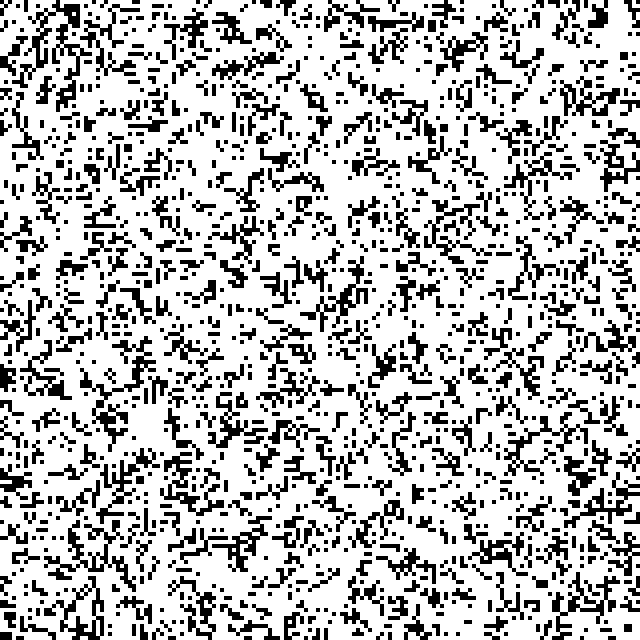
Frame 1 (no input)
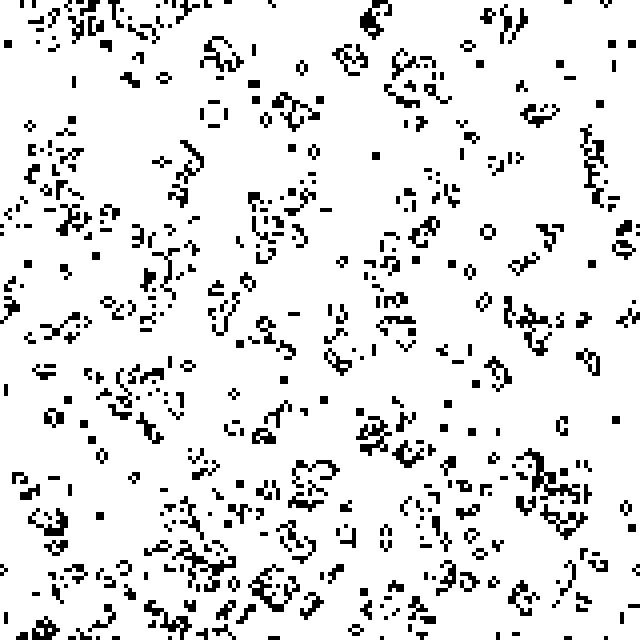
Frame 60 (the mouse pressed at the canvas centre just before this capture)
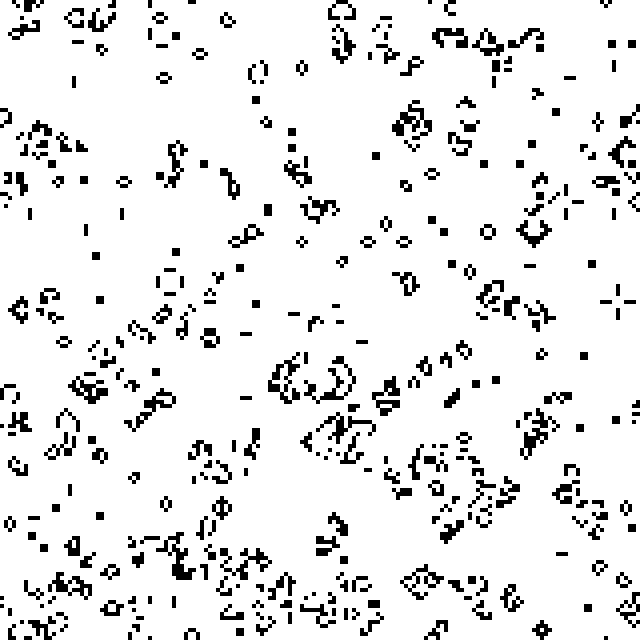
Frame 120 (the mouse held since frame 60 and released just before this capture)

The Processing sketch that drew these frames (run headless with seeded random() and noise(); from frame 60 on, the mouse is pressed at the canvas centre):

// Processing sketch: game_of_life
// ── game_of_life.pde
boolean do_stroke = false;

int cols;
int rows;

int cell_size = 4;

int[][] grid;


void setup() {
	size(640, 640);
	
	rows = (height / cell_size);
	cols = (width / cell_size);
	
	grid = new int[rows][cols];
	
	for(int y = 0; y < rows; y++) {
		grid[ y ] = new int[ cols ];
		
		for(int x = 0; x < cols; x++) {
			grid[ y ][ x ] = round(random(1));
		}
	}
	
	frameRate(10);
}

void draw() {
	background(0);
	
	if(do_stroke) {
		stroke(200);
		strokeWeight(1);
	} else {
		noStroke();
	}
	
	int[][] new_grid = copyGrid(grid);
	
	int draw_cell_size = cell_size;
	
	if(do_stroke) {
		draw_cell_size = (cell_size - 1);
	}
	
	for(int j = 0; j < grid.length; j++) {
		for(int k = 0; k < grid[ j ].length; k++) {
			int state = grid[ j ][ k ];
			
			int countNeighbors = calcCell(grid, k, j);
			
			if((state == 1) && ((countNeighbors < 2) || (countNeighbors > 3))) {
				state = 0;
			} else if((state == 0) && (countNeighbors == 3)) {
				state = 1;
			}
			
			new_grid[ j ][ k ] = state;
			
			if(state > 0) {
				fill(0);
			} else {
				fill(255);
			}
			
			rect((k * cell_size), (j * cell_size), draw_cell_size, draw_cell_size);
		}
	}
	
	grid = copyGrid(new_grid);
	
	if(frameCount == 50) { save("preview.png"); }
}


int[][] copyGrid(int[][] grid) {
	int[][] new_grid = new int[rows][cols];
	
	for(int j = 0; j < grid.length; j++) {
		new_grid[ j ] = new int[cols];
		
		for(int k = 0; k < grid[ j ].length; k++) {
			new_grid[ j ][ k ] = grid[ j ][ k ];
		}
	}
	
	return new_grid;
}

int calcCell(int[][] grid, int x, int y) {
	int sum = 0;
	
	for(int j = -1; j <= 1; j++) {
		int row = ((j + y + rows) % rows);
		
		for(int k = -1; k <= 1; k++) {
			int col = ((k + x + cols) % cols);
			
			sum += grid[ row ][ col ];
		}
	}
	
	sum -= grid[ y ][ x ];
	
	return sum;
}
